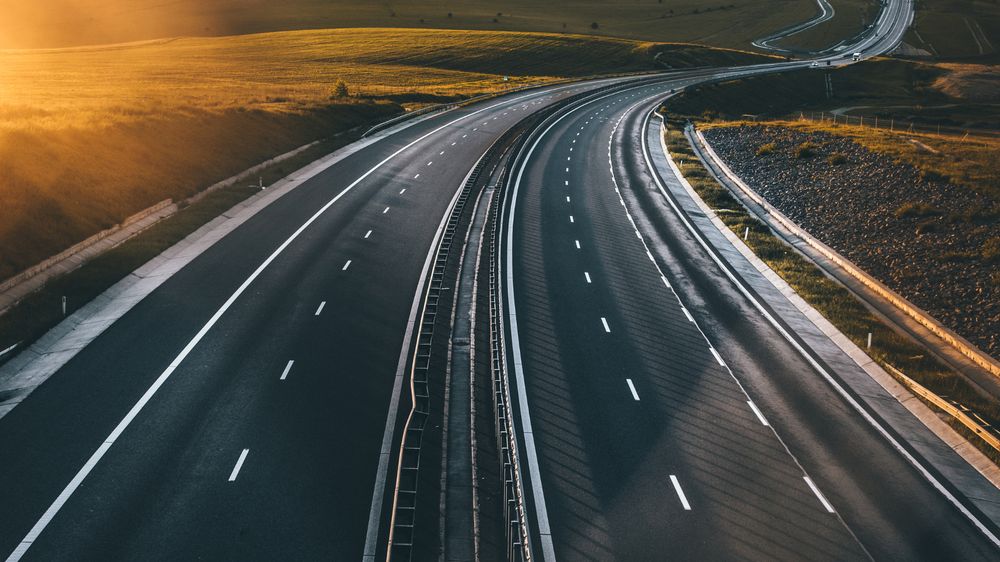
#> input picture Tugas2/road.png, 1000 x 562 px, shrunk from 1920 x 1080 before the run, found by its file name
$ python probabilisticHough.py
#> lines starting #> are read from the running program, lines starting #| are printed output that depends on the picture
import cv2
import numpy as np

img = cv2.imread('road.png')
#> img is the input picture: shape (562, 1000, 3); mean B, G, R 65.9, 73.9, 75.8
gray = cv2.cvtColor(img, cv2.COLOR_BGR2GRAY)
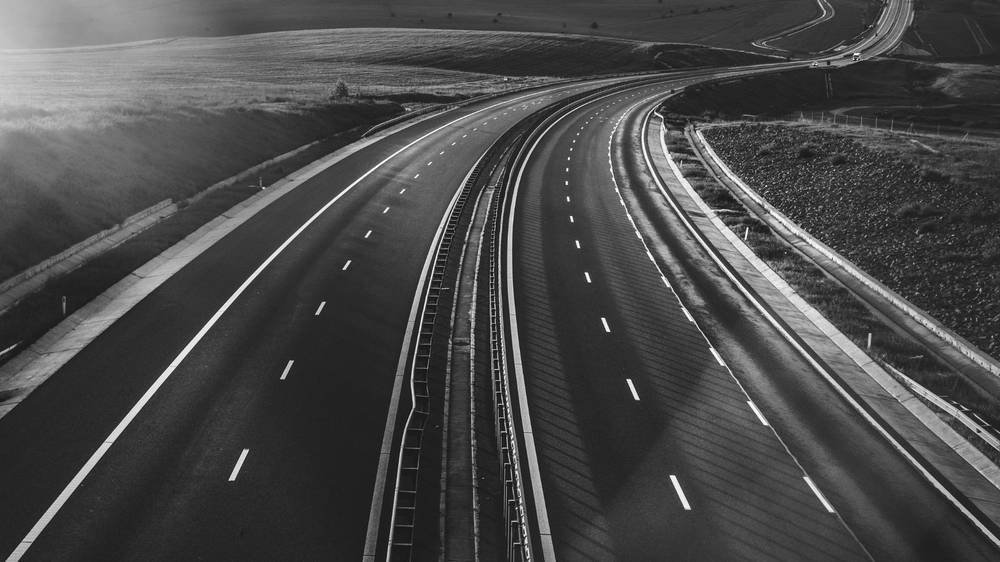
#> gray: shape (562, 1000); min 7, max 255, mean 73.5
edges = cv2.Canny(gray, 50, 150)
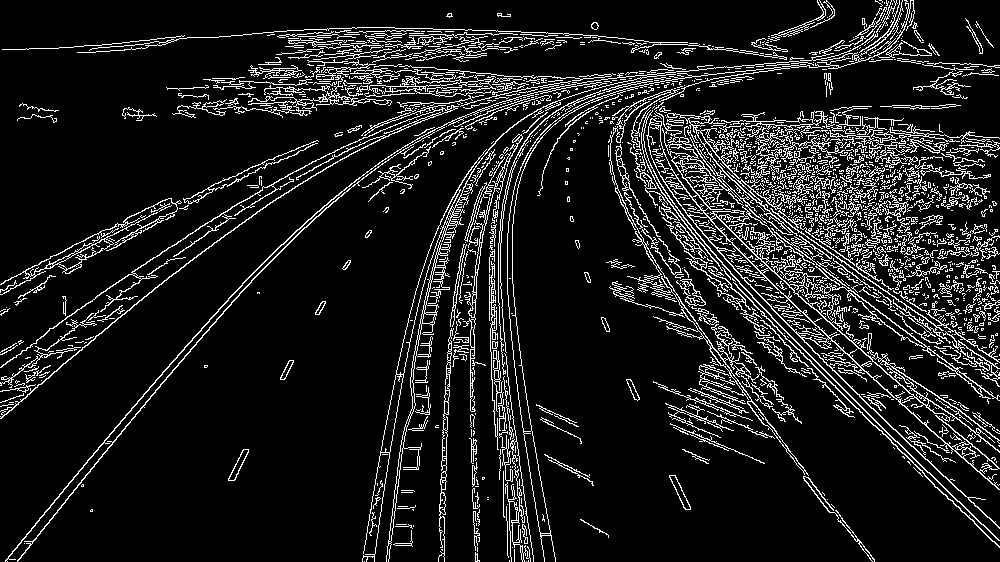
#> edges: shape (562, 1000); 11.2% white in thin lines or dots

# Probabilistic Hough Transform
lines = cv2.HoughLinesP(edges,
                        rho=1,
                        theta=np.pi/180,
                        threshold=50,
                        minLineLength=50,   # Panjang minimum
                        maxLineGap=10)      # Gap maksimum
#> lines = 592 rows, first 6: [753, 304, 902, 453], [742, 207, 998, 400], [713, 125, 915, 150], [531, 76, 583, 128], [618, 111, 739, 121], [760, 273, 893, 397]

# Gambar garis (lebih mudah!)
if lines is not None:
    for line in lines:
        x1, y1, x2, y2 = line[0]
        cv2.line(img, (x1, y1), (x2, y2), (0, 255, 0), 2)
#> this loop made 592 passes
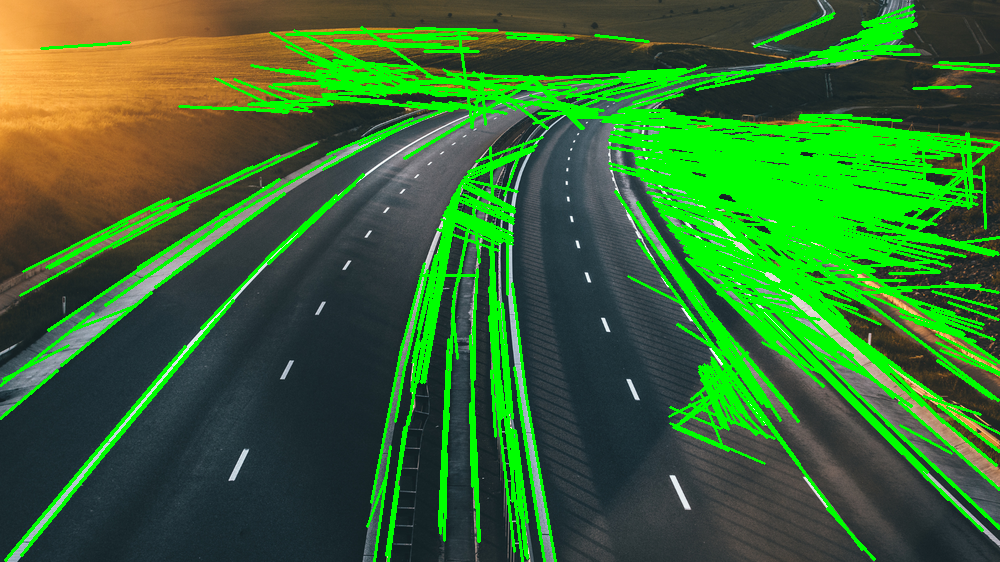
#> img: shape (562, 1000, 3); mean B, G, R 48.4, 107.5, 55.6
